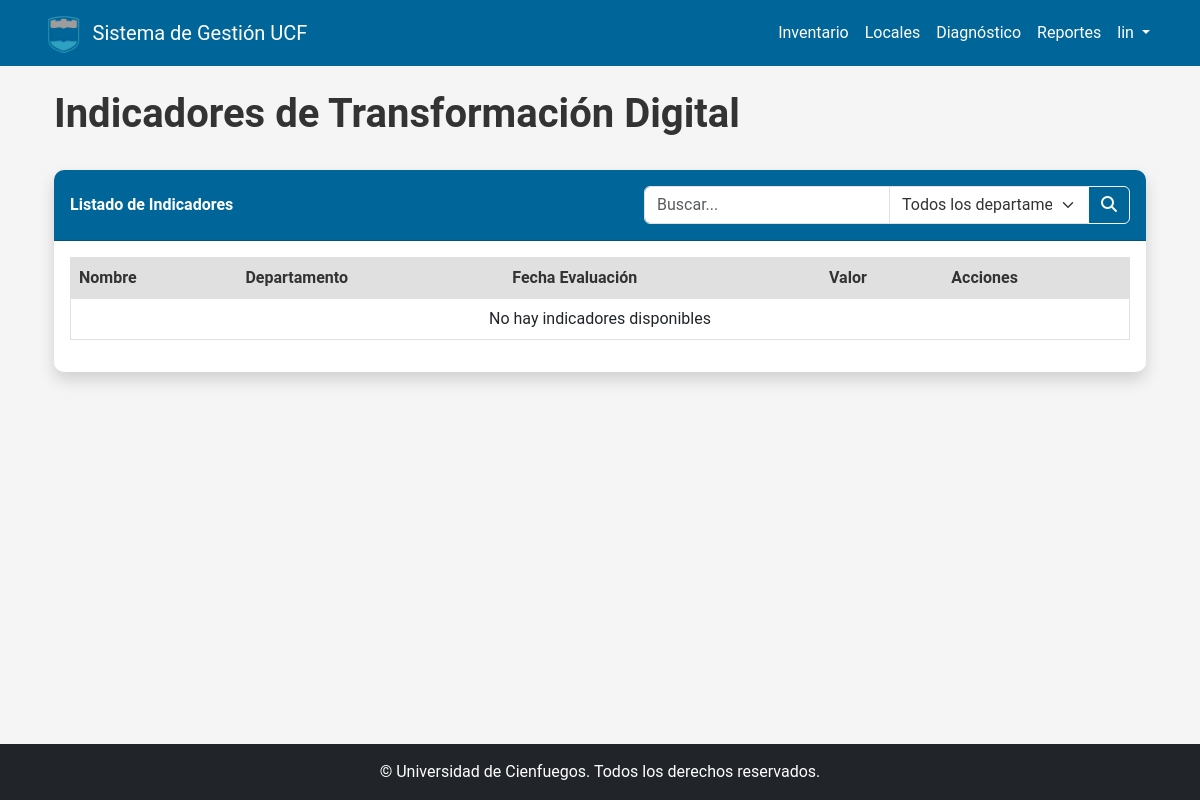
Before: /diagnostico/indicadores/ (signed in) with the older database file.
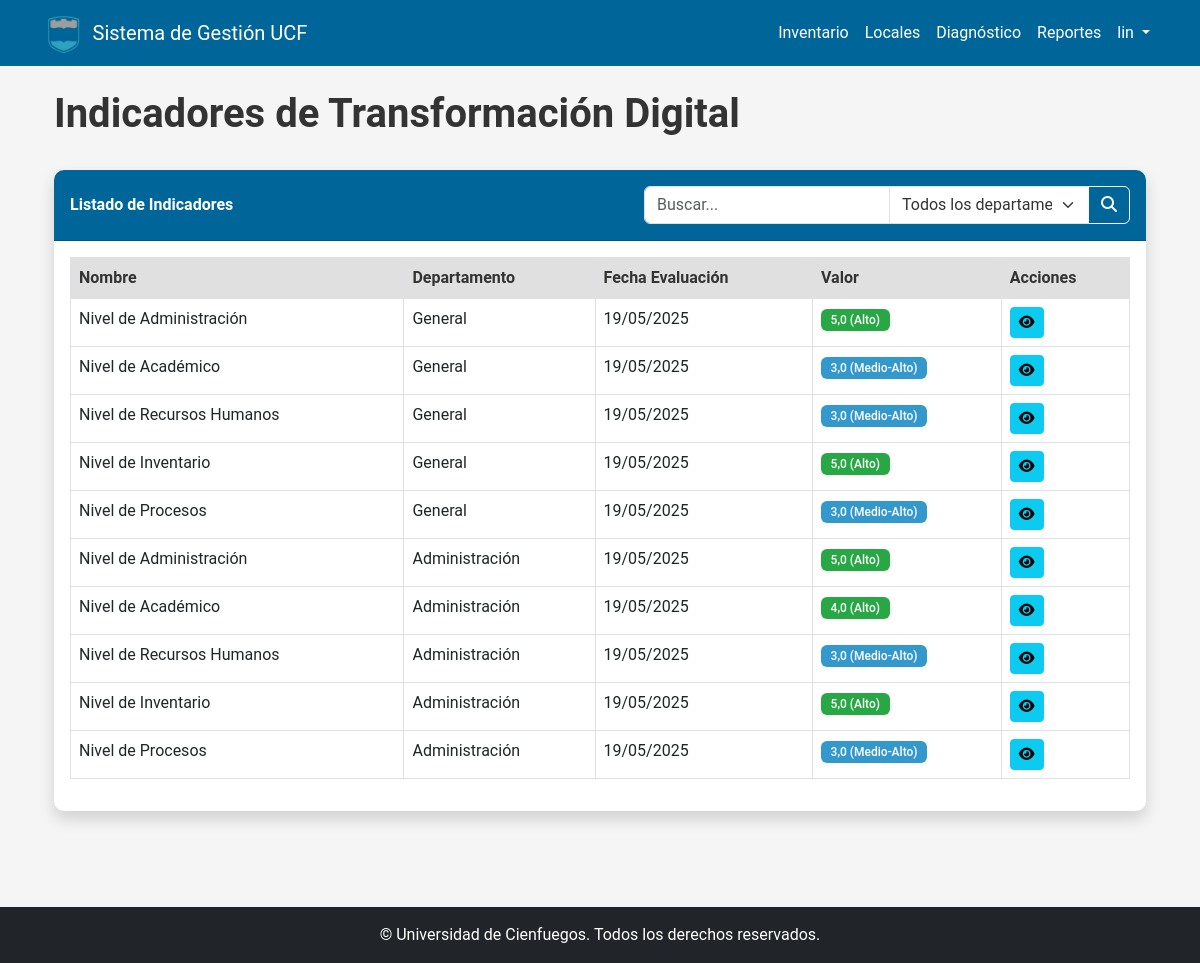
After: the same page with the newer database file.
### diagnostico/models.py (models this page shows, shortened)
class IndicadorDiagnostico(models.Model):
    diagnostico = models.ForeignKey(
        Diagnostico, on_delete=models.CASCADE, related_name='indicadores')
    nombre = models.CharField(max_length=100)
    valor = models.FloatField()
    descripcion = models.TextField(blank=True, null=True)
    recomendacion = models.TextField(blank=True, null=True)
    class Meta:
        verbose_name = "Indicador de Diagnóstico"
        verbose_name_plural = "Indicadores de Diagnóstico"

class Diagnostico(models.Model):
    fecha = models.DateTimeField(auto_now_add=True)
    departamento = models.ForeignKey(
        Departamento, on_delete=models.CASCADE, related_name='diagnosticos')
    responsable = models.ForeignKey(
        User, on_delete=models.CASCADE, related_name='diagnosticos_realizados')
    cuestionario = models.ForeignKey(
        Cuestionario, on_delete=models.CASCADE, related_name='diagnosticos')
    nivel_general = models.FloatField(null=True, blank=True)
    observaciones = models.TextField(blank=True, null=True)
    class Meta:
        verbose_name = "Diagnóstico"
        verbose_name_plural = "Diagnósticos"
        ordering = ['-fecha']

### usuarios/models.py (models this page shows, shortened)
class Departamento(models.Model):
    nombre = models.CharField(max_length=100)
    descripcion = models.TextField(blank=True, null=True)
    ubicacion = models.CharField(max_length=100, blank=True, null=True)
    responsable = models.ForeignKey(
        User, on_delete=models.SET_NULL, null=True, related_name='departamentos_a_cargo')
    class Meta:
        verbose_name = "Departamento"
        verbose_name_plural = "Departamentos"

### diagnostico/views.py (the view)
# urls.py: path('indicadores/', views.indicador_list, name='indicador_list'),
@login_required
def indicador_list(request):
    indicadores = IndicadorDiagnostico.objects.all().select_related(
        'diagnostico', 'diagnostico__departamento')
    search = request.GET.get('search', '')
    departamento = request.GET.get('departamento', '')
    if search:
        indicadores = indicadores.filter(
            nombre__icontains=search
        ) | indicadores.filter(
            diagnostico__departamento__nombre__icontains=search
        )
    if departamento:
        indicadores = indicadores.filter(
            diagnostico__departamento_id=departamento)
    return render(request, 'diagnostico/indicador_list.html', {
        'indicadores': indicadores,
        'search': search,
        'departamento': departamento
    })

### templates/diagnostico/indicador_list.html (shortened to what this page needs)
{% extends 'base/base.html' %}
{% block content %}
<div class="container">
    <div class="d-flex justify-content-between align-items-center mb-4">
        <h1>Indicadores de Transformación Digital</h1>
    </div>
    <div class="card shadow mb-4">
        <div class="card-header py-3 d-flex flex-wrap justify-content-between align-items-center">
            <h6 class="m-0 font-weight-bold">Listado de Indicadores</h6>
            <form method="get" class="d-flex mt-2 mt-md-0">
                <div class="input-group">
                    <input type="text" class="form-control" placeholder="Buscar..." name="search" value="{{ search }}">
                    <select class="form-select" name="departamento" style="max-width: 200px;">
                        <option value="">Todos los departamentos</option>
                    </select>
                    <button class="btn btn-outline-light" type="submit">
                        <i class="fas fa-search"></i>
                    </button>
                </div>
            </form>
        </div>
        <div class="card-body">
            <div class="table-responsive">
                <table class="table table-bordered table-hover" width="100%" cellspacing="0">
                    <thead>
                        <tr>
                            <th>Nombre</th>
                            <th>Departamento</th>
                            <th>Fecha Evaluación</th>
                            <th>Valor</th>
                            <th>Acciones</th>
                        </tr>
                    </thead>
                    <tbody>
                        {% if indicadores %}
                            {% for indicador in indicadores %}
                                <tr>
                                    <td>{{ indicador.nombre }}</td>
                                    <td>{{ indicador.diagnostico.departamento.nombre }}</td>
                                    <td>{{ indicador.diagnostico.fecha|date:"d/m/Y" }}</td>
                                    <td>
                                        {% if indicador.valor < 2 %}
                                            <span class="badge bg-danger">{{ indicador.valor|floatformat:1 }} (Bajo)</span>
                                        {% elif indicador.valor < 3 %}
                                            <span class="badge bg-warning">{{ indicador.valor|floatformat:1 }} (Medio-Bajo)</span>
                                        {% elif indicador.valor < 4 %}
                                            <span class="badge bg-info">{{ indicador.valor|floatformat:1 }} (Medio-Alto)</span>
                                        {% else %}
                                            <span class="badge bg-success">{{ indicador.valor|floatformat:1 }} (Alto)</span>
                                        {% endif %}
                                    </td>
                                    <td>
                                        <a href="{% url 'indicador_detail' pk=indicador.id %}" class="btn btn-sm btn-info">
                                            <i class="fas fa-eye"></i>
                                        </a>
                                    </td>
                                </tr>
                            {% endfor %}
                        {% else %}
                            <tr>
                                <td colspan="5" class="text-center">No hay indicadores disponibles</td>
                            </tr>
                        {% endif %}
                    </tbody>
                </table>
            </div>
        </div>
    </div>
</div>
{% endblock %}

### templates/base/base.html (shortened to what this page needs)
<!DOCTYPE html>
<html lang="es">
<head>
    <link href="https://cdn.jsdelivr.net/npm/bootstrap@5.3.0-alpha1/dist/css/bootstrap.min.css" rel="stylesheet">
    <link rel="stylesheet" href="/static/css/main.css">
</head>
<body>
    <header>
        <nav class="navbar navbar-expand-lg navbar-dark bg-primary">
            <div class="container">
                <a class="navbar-brand d-flex align-items-center" href="/">
                    <img src="/static/img/logo_ucf.png" alt="Logo UCF" height="40" class="me-2">
                    <span>Sistema de Gestión UCF</span>
                </a>
                <div class="collapse navbar-collapse" id="navbarNav">
                    <ul class="navbar-nav ms-auto">
                        {% if user.is_authenticated %}
                            <li class="nav-item">
                                <a class="nav-link" href="/inventario/">Inventario</a>
                            </li>
                            <li class="nav-item">
                                <a class="nav-link" href="/locales/">Locales</a>
                            </li>
                            <li class="nav-item">
                                <a class="nav-link" href="/diagnostico/">Diagnóstico</a>
                            </li>
                            <li class="nav-item">
                                <a class="nav-link" href="/reportes/">Reportes</a>
                            </li>
                            <li class="nav-item dropdown">
                                <a class="nav-link dropdown-toggle" href="#" id="navbarDropdown" role="button" data-bs-toggle="dropdown">
                                    {{ user.username }}
                                </a>
                            </li>
                        {% else %}
                            <li class="nav-item">
                                <a class="nav-link" href="/usuarios/login/">Iniciar sesión</a>
                            </li>
                        {% endif %}
                    </ul>
                </div>
            </div>
        </nav>
    </header>
    <main class="container py-4">
        {% block content %}{% endblock %}
    </main>
    <footer class="bg-dark text-white mt-5 py-3">
        <div class="container text-center">
            <p class="mb-0">© {{ current_year }} Universidad de Cienfuegos. Todos los derechos reservados.</p>
        </div>
    </footer>
</body>
</html>

### static/css/main.css (style rules this page uses)
:root { --primary: #006699; --secondary: #3399CC; --tertiary: #48A5C6; --light: #F5F5F5; --dark: #333333; --gray: #666666; --white: #FFFFFF; --light-gray: #E0E0E0; }
body { font-family: 'Roboto', 'Segoe UI', 'Arial', sans-serif; color: var(--dark); background-color: var(--light); min-height: 100vh; display: flex; flex-direction: column; }
main { flex-grow: 1; }
h1, h2, h3, h4, h5, h6 { color: var(--dark); font-weight: 600; }
p, li, td, th, input, select, textarea { color: var(--dark); }
a { color: var(--primary); text-decoration: none; transition: color 0.2s; }
.navbar-dark.bg-primary { background-color: var(--primary) !important; }
.navbar-dark .navbar-nav .nav-link { color: var(--white); }
.navbar-brand { color: var(--white) !important; }
.navbar-brand img { transition: transform 0.3s ease; }
.card { border: none; border-radius: 10px; box-shadow: 0 4px 6px rgba(0, 0, 0, 0.1); transition: transform 0.3s ease, box-shadow 0.3s ease; background-color: var(--white); }
.card-header { background-color: var(--primary); color: var(--white); border-radius: 10px 10px 0 0 !important; font-weight: 600; }
.card-header .m-0 { color: var(--white); }
.table { color: var(--dark); }
.table thead th { background-color: var(--light-gray); color: var(--dark); font-weight: 600; }
.badge { font-weight: 500; padding: 0.4em 0.8em; }
.badge.bg-success { background-color: #28a745 !important; color: var(--white); }
.badge.bg-info { background-color: var(--secondary) !important; color: var(--white); }
.form-control, .form-select { color: var(--dark); border: 1px solid var(--light-gray); }
footer { background-color: var(--primary) !important; color: var(--white); }
footer p { color: var(--white); margin-bottom: 0; }

Changed rows visible on the page:
added IndicadorDiagnostico: nombre "Nivel de Administración", diagnostico.departamento.nombre "General", diagnostico.fecha "19/05/2025", valor "5,0"
added IndicadorDiagnostico: nombre "Nivel de Académico", diagnostico.departamento.nombre "General", diagnostico.fecha "19/05/2025", valor "3,0"
added IndicadorDiagnostico: nombre "Nivel de Recursos Humanos", diagnostico.departamento.nombre "General", diagnostico.fecha "19/05/2025", valor "3,0"
added IndicadorDiagnostico: nombre "Nivel de Inventario", diagnostico.departamento.nombre "General", diagnostico.fecha "19/05/2025", valor "5,0"
added IndicadorDiagnostico: nombre "Nivel de Procesos", diagnostico.departamento.nombre "General", diagnostico.fecha "19/05/2025", valor "3,0"
added IndicadorDiagnostico: nombre "Nivel de Administración", diagnostico.departamento.nombre "Administración", diagnostico.fecha "19/05/2025", valor "5,0"
added IndicadorDiagnostico: nombre "Nivel de Académico", diagnostico.departamento.nombre "Administración", diagnostico.fecha "19/05/2025", valor "4,0"
added IndicadorDiagnostico: nombre "Nivel de Recursos Humanos", diagnostico.departamento.nombre "Administración", diagnostico.fecha "19/05/2025", valor "3,0"
added IndicadorDiagnostico: nombre "Nivel de Inventario", diagnostico.departamento.nombre "Administración", diagnostico.fecha "19/05/2025", valor "5,0"
added IndicadorDiagnostico: nombre "Nivel de Procesos", diagnostico.departamento.nombre "Administración", diagnostico.fecha "19/05/2025", valor "3,0"
Other visible differences:
text no longer shown: "No hay indicadores disponibles"
